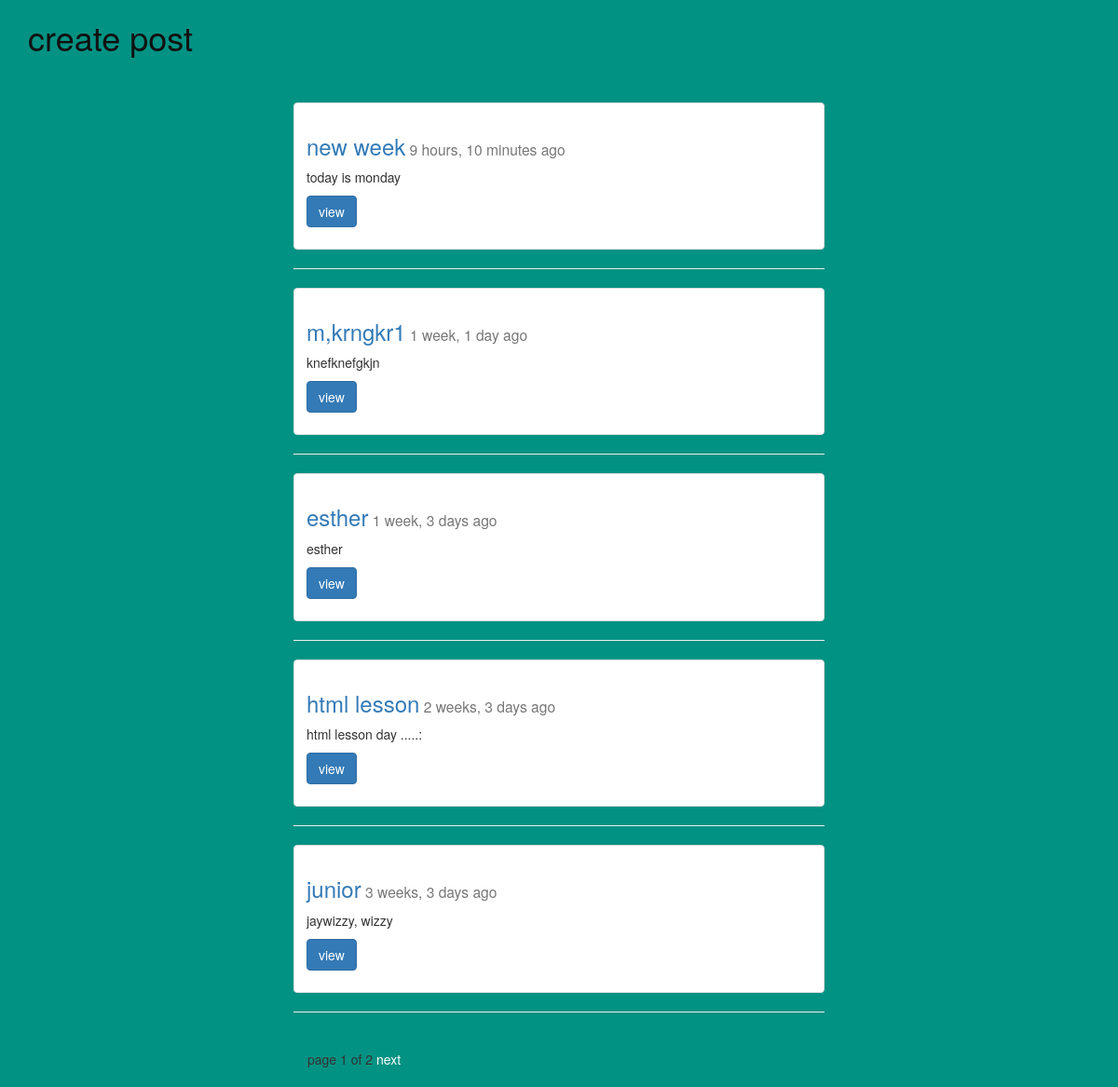
The page /mysite/ on the database its author committed.
### mouth/models.py (models this page shows, shortened)
class Post(models.Model):
	title = models.CharField(max_length=100)
	image = models.FileField(null=True, blank=True)
	content = models.TextField()
	published_date = models.DateTimeField(auto_now=True)
	updated = models.DateTimeField(auto_now=True, auto_now_add=False)
	time_stamp = models.DateTimeField(auto_now=False, auto_now_add=True)
	def get_absolute_url(self):
		return reverse("site:post_detail", kwargs={"id":self.id})
	class Meta:
		ordering = ["-id"]

### mouth/views.py (the view)
def post_list(request):
	queryset_list=Post.objects.all()#.order_by("-updated")
	paginator = Paginator(queryset_list, 5)
	page = request.GET.get('page')
	try:
		queryset = paginator.page(page)
	except PageNotAnInteger:
		queryset = paginator.page(1)
	except EmptyPage:
		queryset = paginator.page(paginator.num_pages)
	context = {
		"object_list":queryset
	}
	return render(request, 'post_list.html', context)

### templates/post_list.html (shortened to what this page needs)
{% extends "base.html" %}
{% block content %}
	<h1><a href="/mysite/create/">create post</a></h1><br><br>
<div class="col-md-6 col-md-offset-3 ">
		{% for all in object_list %}
	<div class="row">
		<div class="thumbnail">
			<div class="caption">
				<h3><a href="{{all.get_absolute_url}}">{{all.title}}</a><small> {{ all.time_stamp| timesince}} ago</small></h3>
				<p>{{all.content|linebreaks|truncatechars:100}}</p>
				<p><a href="{{all.get_absolute_url}}" class="btn btn-primary" role="button">view</a></p>
			</div>
		</div>
		<hr>
	</div>
	{% endfor %}
<div class="pagination">
	<span class="step-links">
		<span class="c
		urrent">
			page {{object_list.number}} of {{object_list.paginator.num_pages}}
		</span>
		{% if object_list.has_next %}
			<a href="?page={{object_list.next_page_number}}" style="color: white">next</a>
		{% endif %}
	</span>
</div>
</div>
{% endblock %}

### templates/base.html (shortened to what this page needs)
<!DOCTYPE html>
{% load staticfiles %}
<html>
<head>
	<link rel="stylesheet" type="text/css" href="/static/css/bootstrap.css">
	<link rel="stylesheet" type="text/css" href="/static/css/base.css">
</head>
<body>
<div class="container">
{% block content %}
{% endblock %}
</div>
</body>
</html>

### static/css/base.css (style rules this page uses)
body { background-color: #019283; }
h1 a { color: #111111; }
a { color: #77777 }

### rows shown on the page
Post: title "new week", time_stamp "9 hours, 10 minutes", content "today is monday"
Post: title "m,krngkr1", time_stamp "1 week, 1 day", content "knefknefgkjn"
Post: title "esther", time_stamp "1 week, 3 days", content "esther"
Post: title "html lesson", time_stamp "2 weeks, 3 days", content "html lesson day .....:"
Post: title "junior", time_stamp "3 weeks, 3 days", content "jaywizzy, wizzy"

### other values the page prints
{{ object_list.number }} "1"
{{ object_list.paginator.num_pages }} "2"
